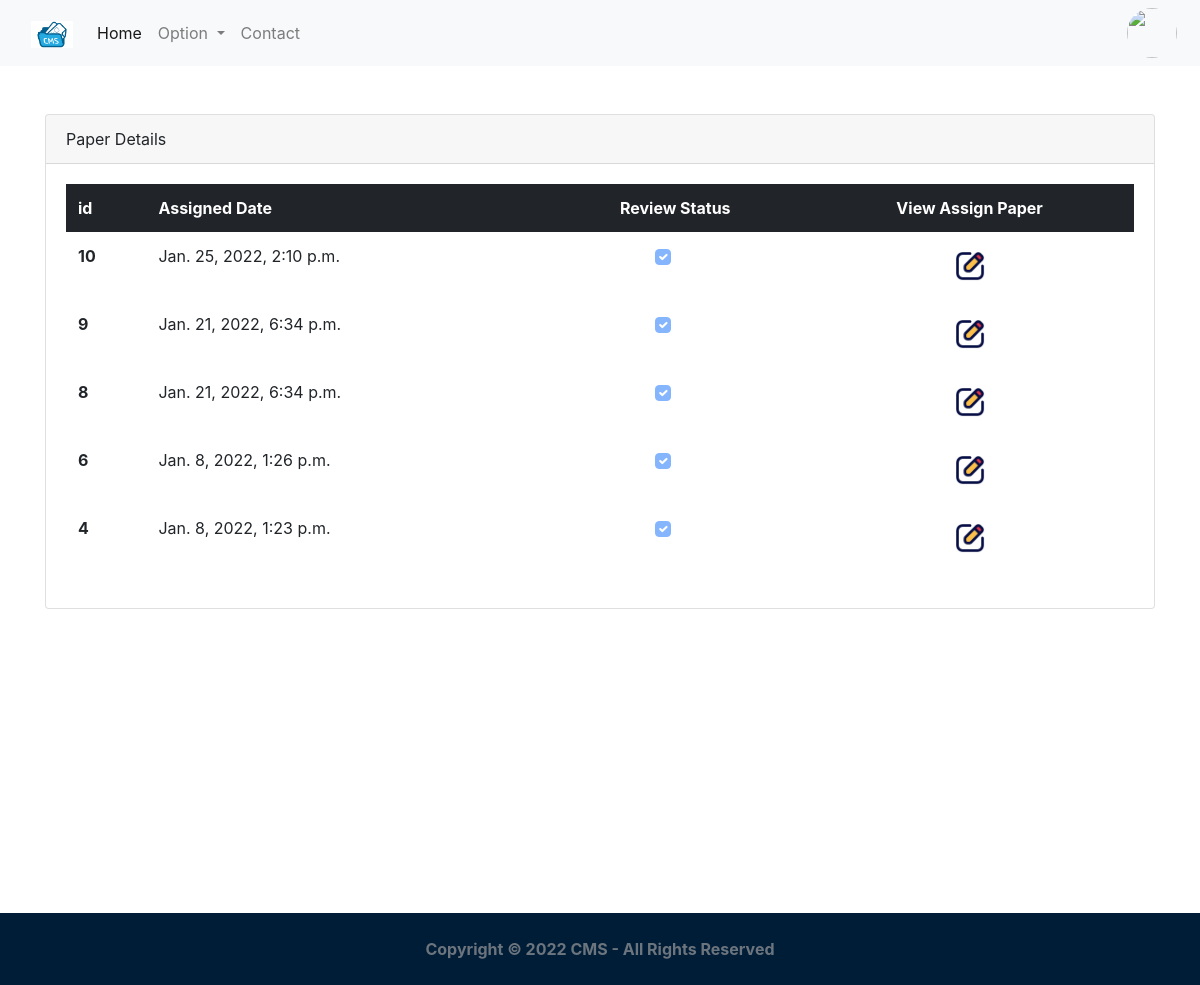
Page /feed/reviewer/view_all/ (signed in) on the earlier database version.
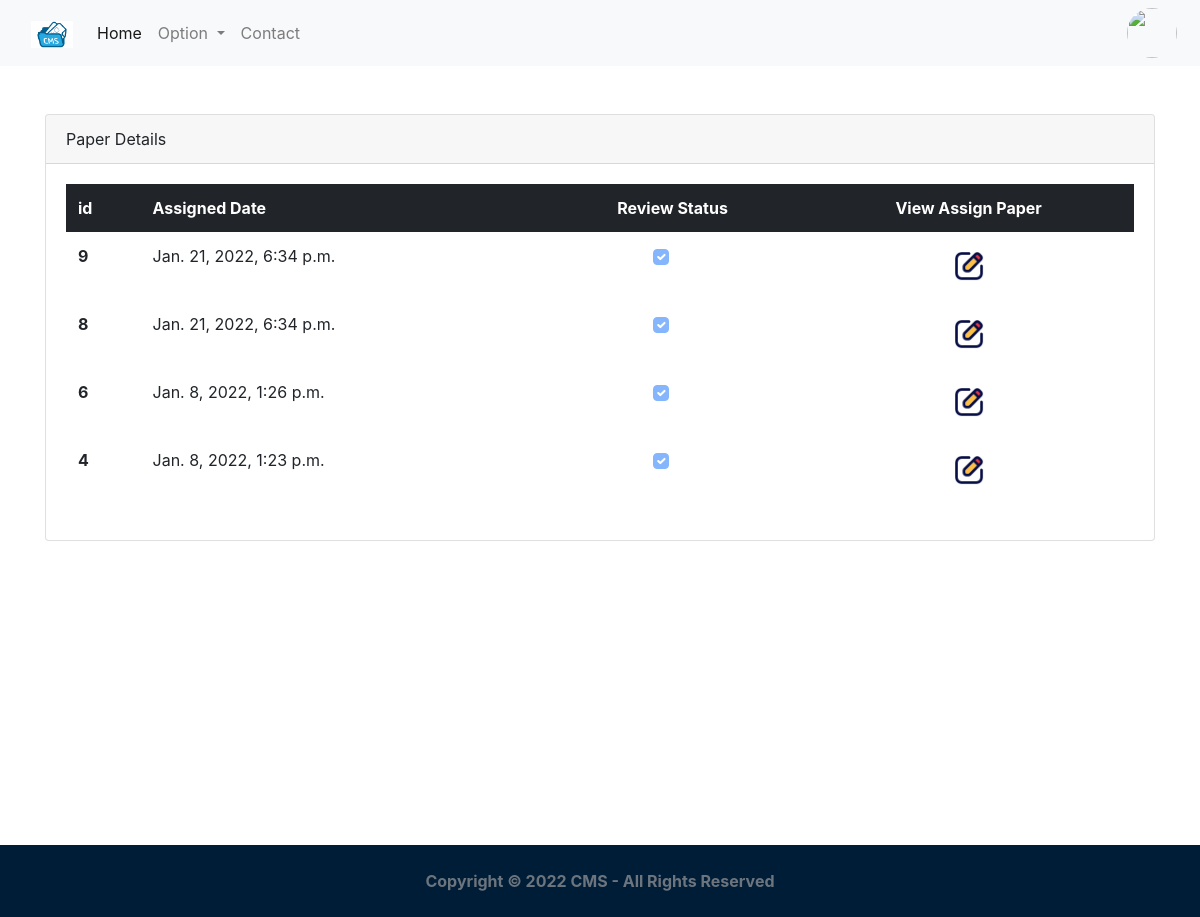
Same page on the later database version.
### core/models.py (models this page shows, shortened)
class PaperAssign(models.Model):
	review = models.ForeignKey(Reviewer,related_name='assigned_paper',on_delete=models.CASCADE)
	created_on = models.DateTimeField(auto_now_add=True)
	updated_on = models.DateTimeField(auto_now=True)
	assign_paper = models.OneToOneField(Paper,related_name='paper_assign',on_delete=models.CASCADE)
	is_review = models.BooleanField(default=False)
	class Meta:
		ordering = ['-created_on']

### core/views.py (the view)
# urls.py: path('feed/reviewer/view_all/',login_required(ViewAll.as_view()),name='view_all_view'),
class ViewAll(View):
	template_name = 'core/viewallreview.html'
	def get(self,request):
		obj=PaperAssign.objects.filter(review=request.user.reviewer.id)
		pp=obj.exists()
		if pp:
			obj1=request.user.reviewer.assigned_paper.select_related('assign_paper').annotate(paper=F('assign_paper')).values_list('paper',flat=True)
			context={'mylist': zip(obj, obj1)}
			return render(request,self.template_name,context)
		messages.error(request,"No Any Paper Assigned !",extra_tags="error")
		return render(request,self.template_name)

### core/templates/core/viewallreview.html (shortened to what this page needs)
{% extends 'core/base1.html' %}
{% load static %}
{% block content %}
<div class="container">
    <div class="card mt-5">
          <div class="card-header">
            Paper Details
          </div>
          <div class="card-body">
            <table class="table  table-borderless">
              <thead class="table-dark">
                <tr>
                  <th scope="col">id</th>
                  <th scope="col" >Assigned Date</th>
                  <th scope="col" class="text-center">Review Status</th>
                  <th scope="col"  class="text-center">View Assign Paper</th>
                </tr>
              </thead>
              <tbody>
                {% for x,y in mylist %}
                <tr>
                  <th scope="row">{{x.id}}</th>
                  <td>{{x.created_on}}</td>
                  <td class="text-center">
                    {% if x.is_review %}
                      <input class="form-check-input " type="checkbox"  checked disabled>
                    {% else %}
                    <input class="form-check-input " type="checkbox"  disabled>
                    {% endif %}
                  </td>
                  <td class="text-center"><a href="{% url 'update_review_view' y %}"  target="_blank_" class="btn  "><img src="{% static 'image/edit.png' %}" width="30px" height="30px"></a></td>
                </tr>
                {% endfor %}
                </tbody>
            </table>
          </div>
        </div>
</div>
<div style="height:38vh;">
    </div>
{% endblock %}

Differences in the rows shown:
removed PaperAssign: id "10", created_on "Jan. 25, 2022, 2:10 p.m."
